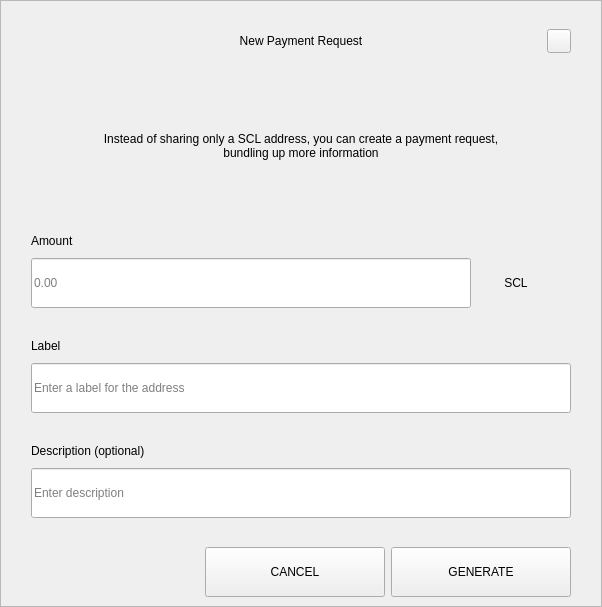
<?xml version="1.0" encoding="UTF-8"?>
<ui version="4.0">
 <class>RequestDialog</class>
 <widget class="QDialog" name="RequestDialog">
  <property name="geometry">
   <rect>
    <x>0</x>
    <y>0</y>
    <width>602</width>
    <height>607</height>
   </rect>
  </property>
  <property name="windowTitle">
   <string>Dialog</string>
  </property>
  <layout class="QVBoxLayout" name="verticalLayout_5">
   <property name="spacing">
    <number>0</number>
   </property>
   <property name="leftMargin">
    <number>0</number>
   </property>
   <property name="topMargin">
    <number>0</number>
   </property>
   <property name="rightMargin">
    <number>0</number>
   </property>
   <property name="bottomMargin">
    <number>0</number>
   </property>
   <item>
    <widget class="QFrame" name="frame">
     <property name="styleSheet">
      <string notr="true"/>
     </property>
     <property name="frameShape">
      <enum>QFrame::StyledPanel</enum>
     </property>
     <property name="frameShadow">
      <enum>QFrame::Raised</enum>
     </property>
     <layout class="QVBoxLayout" name="verticalLayout_4" stretch="1,0,0">
      <property name="spacing">
       <number>0</number>
      </property>
      <property name="leftMargin">
       <number>30</number>
      </property>
      <property name="topMargin">
       <number>20</number>
      </property>
      <property name="rightMargin">
       <number>30</number>
      </property>
      <property name="bottomMargin">
       <number>0</number>
      </property>
      <item>
       <layout class="QHBoxLayout" name="horizontalLayout_3">
        <property name="spacing">
         <number>0</number>
        </property>
        <item>
         <spacer name="horizontalSpacer_21">
          <property name="orientation">
           <enum>Qt::Horizontal</enum>
          </property>
          <property name="sizeHint" stdset="0">
           <size>
            <width>40</width>
            <height>20</height>
           </size>
          </property>
         </spacer>
        </item>
        <item>
         <widget class="QLabel" name="labelTitle">
          <property name="minimumSize">
           <size>
            <width>0</width>
            <height>40</height>
           </size>
          </property>
          <property name="maximumSize">
           <size>
            <width>16777215</width>
            <height>40</height>
           </size>
          </property>
          <property name="styleSheet">
           <string notr="true">padding-left:24px;</string>
          </property>
          <property name="text">
           <string>New Payment Request</string>
          </property>
          <property name="alignment">
           <set>Qt::AlignCenter</set>
          </property>
          <property name="margin">
           <number>7</number>
          </property>
         </widget>
        </item>
        <item>
         <spacer name="horizontalSpacer">
          <property name="orientation">
           <enum>Qt::Horizontal</enum>
          </property>
          <property name="sizeHint" stdset="0">
           <size>
            <width>40</width>
            <height>20</height>
           </size>
          </property>
         </spacer>
        </item>
        <item>
         <widget class="QPushButton" name="btnEsc">
          <property name="minimumSize">
           <size>
            <width>24</width>
            <height>24</height>
           </size>
          </property>
          <property name="maximumSize">
           <size>
            <width>24</width>
            <height>24</height>
           </size>
          </property>
          <property name="focusPolicy">
           <enum>Qt::NoFocus</enum>
          </property>
          <property name="text">
           <string/>
          </property>
         </widget>
        </item>
       </layout>
      </item>
      <item>
       <widget class="QStackedWidget" name="stack">
        <property name="minimumSize">
         <size>
          <width>540</width>
          <height>0</height>
         </size>
        </property>
        <property name="maximumSize">
         <size>
          <width>540</width>
          <height>16777215</height>
         </size>
        </property>
        <property name="currentIndex">
         <number>0</number>
        </property>
        <widget class="QWidget" name="page_1">
         <property name="minimumSize">
          <size>
           <width>540</width>
           <height>0</height>
          </size>
         </property>
         <property name="maximumSize">
          <size>
           <width>540</width>
           <height>16777215</height>
          </size>
         </property>
         <layout class="QVBoxLayout" name="layout1">
          <property name="spacing">
           <number>0</number>
          </property>
          <property name="leftMargin">
           <number>0</number>
          </property>
          <property name="topMargin">
           <number>0</number>
          </property>
          <property name="rightMargin">
           <number>0</number>
          </property>
          <property name="bottomMargin">
           <number>0</number>
          </property>
          <item>
           <spacer name="verticalSpacer_21">
            <property name="orientation">
             <enum>Qt::Vertical</enum>
            </property>
            <property name="sizeType">
             <enum>QSizePolicy::Fixed</enum>
            </property>
            <property name="sizeHint" stdset="0">
             <size>
              <width>20</width>
              <height>30</height>
             </size>
            </property>
           </spacer>
          </item>
          <item alignment="Qt::AlignHCenter">
           <widget class="QLabel" name="labelMessage">
            <property name="minimumSize">
             <size>
              <width>400</width>
              <height>50</height>
             </size>
            </property>
            <property name="text">
             <string>Instead of sharing only a SCL address, you can create a payment request, bundling up more information</string>
            </property>
            <property name="alignment">
             <set>Qt::AlignCenter</set>
            </property>
            <property name="wordWrap">
             <bool>true</bool>
            </property>
           </widget>
          </item>
          <item alignment="Qt::AlignBottom">
           <widget class="QWidget" name="containerAmount" native="true">
            <layout class="QVBoxLayout" name="verticalLayout">
             <property name="spacing">
              <number>9</number>
             </property>
             <property name="leftMargin">
              <number>0</number>
             </property>
             <property name="topMargin">
              <number>0</number>
             </property>
             <property name="rightMargin">
              <number>0</number>
             </property>
             <property name="bottomMargin">
              <number>0</number>
             </property>
             <item>
              <widget class="QLabel" name="labelSubtitleAmount">
               <property name="minimumSize">
                <size>
                 <width>350</width>
                 <height>16</height>
                </size>
               </property>
               <property name="maximumSize">
                <size>
                 <width>16777215</width>
                 <height>16</height>
                </size>
               </property>
               <property name="text">
                <string>Amount</string>
               </property>
              </widget>
             </item>
             <item alignment="Qt::AlignTop">
              <widget class="QWidget" name="layoutAmount" native="true">
               <layout class="QHBoxLayout" name="horizontalLayout" stretch="2,0">
                <property name="spacing">
                 <number>0</number>
                </property>
                <property name="leftMargin">
                 <number>0</number>
                </property>
                <property name="topMargin">
                 <number>0</number>
                </property>
                <property name="rightMargin">
                 <number>0</number>
                </property>
                <property name="bottomMargin">
                 <number>0</number>
                </property>
                <item>
                 <widget class="QLineEdit" name="lineEditAmount">
                  <property name="minimumSize">
                   <size>
                    <width>0</width>
                    <height>50</height>
                   </size>
                  </property>
                  <property name="maximumSize">
                   <size>
                    <width>16777215</width>
                    <height>50</height>
                   </size>
                  </property>
                  <property name="placeholderText">
                   <string notr="true">0.00</string>
                  </property>
                 </widget>
                </item>
                <item>
                 <widget class="QWidget" name="comboContainer" native="true">
                  <property name="minimumSize">
                   <size>
                    <width>100</width>
                    <height>50</height>
                   </size>
                  </property>
                  <property name="maximumSize">
                   <size>
                    <width>16777215</width>
                    <height>50</height>
                   </size>
                  </property>
                  <layout class="QHBoxLayout" name="horizontalLayout_31">
                   <property name="spacing">
                    <number>0</number>
                   </property>
                   <property name="leftMargin">
                    <number>0</number>
                   </property>
                   <property name="topMargin">
                    <number>0</number>
                   </property>
                   <property name="rightMargin">
                    <number>10</number>
                   </property>
                   <property name="bottomMargin">
                    <number>0</number>
                   </property>
                   <item>
                    <widget class="QLabel" name="comboBoxCoin">
                     <property name="text">
                      <string>SCL</string>
                     </property>
                     <property name="alignment">
                      <set>Qt::AlignCenter</set>
                     </property>
                    </widget>
                   </item>
                  </layout>
                 </widget>
                </item>
               </layout>
              </widget>
             </item>
            </layout>
           </widget>
          </item>
          <item>
           <spacer name="verticalSpacer_31">
            <property name="orientation">
             <enum>Qt::Vertical</enum>
            </property>
            <property name="sizeType">
             <enum>QSizePolicy::Fixed</enum>
            </property>
            <property name="sizeHint" stdset="0">
             <size>
              <width>20</width>
              <height>30</height>
             </size>
            </property>
           </spacer>
          </item>
          <item>
           <layout class="QVBoxLayout" name="verticalLayoutLabel">
            <property name="spacing">
             <number>9</number>
            </property>
            <item>
             <widget class="QLabel" name="labelSubtitleLabel">
              <property name="minimumSize">
               <size>
                <width>0</width>
                <height>16</height>
               </size>
              </property>
              <property name="maximumSize">
               <size>
                <width>16777215</width>
                <height>16</height>
               </size>
              </property>
              <property name="text">
               <string>Label</string>
              </property>
             </widget>
            </item>
            <item>
             <widget class="QLineEdit" name="lineEditLabel">
              <property name="minimumSize">
               <size>
                <width>0</width>
                <height>50</height>
               </size>
              </property>
              <property name="maximumSize">
               <size>
                <width>16777215</width>
                <height>50</height>
               </size>
              </property>
              <property name="placeholderText">
               <string>Enter a label for the address</string>
              </property>
             </widget>
            </item>
           </layout>
          </item>
          <item>
           <spacer name="verticalSpacer_34">
            <property name="orientation">
             <enum>Qt::Vertical</enum>
            </property>
            <property name="sizeType">
             <enum>QSizePolicy::Fixed</enum>
            </property>
            <property name="sizeHint" stdset="0">
             <size>
              <width>20</width>
              <height>30</height>
             </size>
            </property>
           </spacer>
          </item>
          <item>
           <layout class="QVBoxLayout" name="verticalLayoutDescription">
            <property name="spacing">
             <number>9</number>
            </property>
            <item>
             <widget class="QLabel" name="labelSubtitleDescription">
              <property name="minimumSize">
               <size>
                <width>0</width>
                <height>16</height>
               </size>
              </property>
              <property name="maximumSize">
               <size>
                <width>16777215</width>
                <height>16</height>
               </size>
              </property>
              <property name="text">
               <string>Description (optional)</string>
              </property>
             </widget>
            </item>
            <item>
             <widget class="QLineEdit" name="lineEditDescription">
              <property name="minimumSize">
               <size>
                <width>0</width>
                <height>50</height>
               </size>
              </property>
              <property name="maximumSize">
               <size>
                <width>16777215</width>
                <height>50</height>
               </size>
              </property>
              <property name="placeholderText">
               <string>Enter description</string>
              </property>
             </widget>
            </item>
            <item>
             <spacer name="verticalSpacer_4">
              <property name="orientation">
               <enum>Qt::Vertical</enum>
              </property>
              <property name="sizeType">
               <enum>QSizePolicy::Fixed</enum>
              </property>
              <property name="sizeHint" stdset="0">
               <size>
                <width>20</width>
                <height>20</height>
               </size>
              </property>
             </spacer>
            </item>
           </layout>
          </item>
         </layout>
        </widget>
        <widget class="QWidget" name="page_2">
         <layout class="QVBoxLayout" name="layout2">
          <item>
           <spacer name="verticalSpacer_5">
            <property name="orientation">
             <enum>Qt::Vertical</enum>
            </property>
            <property name="sizeType">
             <enum>QSizePolicy::Fixed</enum>
            </property>
            <property name="sizeHint" stdset="0">
             <size>
              <width>20</width>
              <height>50</height>
             </size>
            </property>
           </spacer>
          </item>
          <item alignment="Qt::AlignHCenter">
           <widget class="QLabel" name="labelQrImg">
            <property name="minimumSize">
             <size>
              <width>260</width>
              <height>260</height>
             </size>
            </property>
            <property name="maximumSize">
             <size>
              <width>260</width>
              <height>260</height>
             </size>
            </property>
            <property name="text">
             <string/>
            </property>
            <property name="alignment">
             <set>Qt::AlignCenter</set>
            </property>
           </widget>
          </item>
          <item>
           <spacer name="verticalSpacer_2">
            <property name="orientation">
             <enum>Qt::Vertical</enum>
            </property>
            <property name="sizeType">
             <enum>QSizePolicy::Fixed</enum>
            </property>
            <property name="sizeHint" stdset="0">
             <size>
              <width>20</width>
              <height>30</height>
             </size>
            </property>
           </spacer>
          </item>
          <item alignment="Qt::AlignHCenter">
           <widget class="QLabel" name="labelAddress">
            <property name="text">
             <string>D7VFR83SQbiezrW72hjcWJtcfip5krte2Z </string>
            </property>
           </widget>
          </item>
          <item>
           <spacer name="verticalSpacer_32">
            <property name="orientation">
             <enum>Qt::Vertical</enum>
            </property>
            <property name="sizeType">
             <enum>QSizePolicy::Expanding</enum>
            </property>
            <property name="sizeHint" stdset="0">
             <size>
              <width>20</width>
              <height>20</height>
             </size>
            </property>
           </spacer>
          </item>
          <item>
           <layout class="QHBoxLayout" name="horizontal">
            <property name="leftMargin">
             <number>20</number>
            </property>
            <property name="rightMargin">
             <number>20</number>
            </property>
            <property name="bottomMargin">
             <number>20</number>
            </property>
            <item>
             <spacer name="horizontalSpacer_4">
              <property name="orientation">
               <enum>Qt::Horizontal</enum>
              </property>
              <property name="sizeHint" stdset="0">
               <size>
                <width>40</width>
                <height>20</height>
               </size>
              </property>
             </spacer>
            </item>
            <item>
             <widget class="QPushButton" name="btnCopyAddress">
              <property name="minimumSize">
               <size>
                <width>180</width>
                <height>50</height>
               </size>
              </property>
              <property name="text">
               <string>COPY ADDRESS</string>
              </property>
             </widget>
            </item>
            <item>
             <widget class="QPushButton" name="btnCopyUrl">
              <property name="minimumSize">
               <size>
                <width>180</width>
                <height>50</height>
               </size>
              </property>
              <property name="text">
               <string>COPY URL</string>
              </property>
             </widget>
            </item>
            <item>
             <spacer name="horizontalSpacer_2">
              <property name="orientation">
               <enum>Qt::Horizontal</enum>
              </property>
              <property name="sizeHint" stdset="0">
               <size>
                <width>40</width>
                <height>20</height>
               </size>
              </property>
             </spacer>
            </item>
           </layout>
          </item>
         </layout>
        </widget>
       </widget>
      </item>
      <item>
       <widget class="QWidget" name="buttonsStack" native="true">
        <layout class="QHBoxLayout" name="horizontalLayout_5">
         <property name="leftMargin">
          <number>20</number>
         </property>
         <property name="rightMargin">
          <number>0</number>
         </property>
         <item>
          <spacer name="horizontalSpacer_41">
           <property name="orientation">
            <enum>Qt::Horizontal</enum>
           </property>
           <property name="sizeHint" stdset="0">
            <size>
             <width>40</width>
             <height>20</height>
            </size>
           </property>
          </spacer>
         </item>
         <item>
          <widget class="QPushButton" name="btnCancel">
           <property name="minimumSize">
            <size>
             <width>180</width>
             <height>50</height>
            </size>
           </property>
           <property name="focusPolicy">
            <enum>Qt::NoFocus</enum>
           </property>
           <property name="text">
            <string>CANCEL</string>
           </property>
          </widget>
         </item>
         <item>
          <widget class="QPushButton" name="btnSave">
           <property name="minimumSize">
            <size>
             <width>180</width>
             <height>50</height>
            </size>
           </property>
           <property name="focusPolicy">
            <enum>Qt::NoFocus</enum>
           </property>
           <property name="text">
            <string>GENERATE</string>
           </property>
          </widget>
         </item>
        </layout>
       </widget>
      </item>
     </layout>
    </widget>
   </item>
  </layout>
 </widget>
 <resources/>
 <connections/>
</ui>
